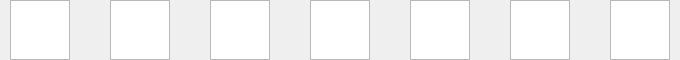
<?xml version="1.0" encoding="UTF-8"?>
<ui version="4.0">
 <class>StatusBarBottomWindow</class>
 <widget class="QDialog" name="StatusBarBottomWindow">
  <property name="enabled">
   <bool>true</bool>
  </property>
  <property name="geometry">
   <rect>
    <x>300</x>
    <y>260</y>
    <width>680</width>
    <height>60</height>
   </rect>
  </property>
  <property name="minimumSize">
   <size>
    <width>0</width>
    <height>50</height>
   </size>
  </property>
  <property name="windowTitle">
   <string>StatusBarWindow</string>
  </property>
  <widget class="QGraphicsView" name="button1_icon">
   <property name="geometry">
    <rect>
     <x>10</x>
     <y>0</y>
     <width>60</width>
     <height>60</height>
    </rect>
   </property>
  </widget>
  <widget class="QGraphicsView" name="button2_icon">
   <property name="geometry">
    <rect>
     <x>110</x>
     <y>0</y>
     <width>60</width>
     <height>60</height>
    </rect>
   </property>
  </widget>
  <widget class="QGraphicsView" name="button3_icon">
   <property name="geometry">
    <rect>
     <x>210</x>
     <y>0</y>
     <width>60</width>
     <height>60</height>
    </rect>
   </property>
  </widget>
  <widget class="QGraphicsView" name="button4_icon">
   <property name="geometry">
    <rect>
     <x>310</x>
     <y>0</y>
     <width>60</width>
     <height>60</height>
    </rect>
   </property>
  </widget>
  <widget class="QGraphicsView" name="button5_icon">
   <property name="geometry">
    <rect>
     <x>410</x>
     <y>0</y>
     <width>60</width>
     <height>60</height>
    </rect>
   </property>
  </widget>
  <widget class="QGraphicsView" name="button6_icon">
   <property name="geometry">
    <rect>
     <x>510</x>
     <y>0</y>
     <width>60</width>
     <height>60</height>
    </rect>
   </property>
  </widget>
  <widget class="QGraphicsView" name="button7_icon">
   <property name="geometry">
    <rect>
     <x>610</x>
     <y>0</y>
     <width>60</width>
     <height>60</height>
    </rect>
   </property>
  </widget>
 </widget>
 <resources/>
 <connections/>
</ui>
